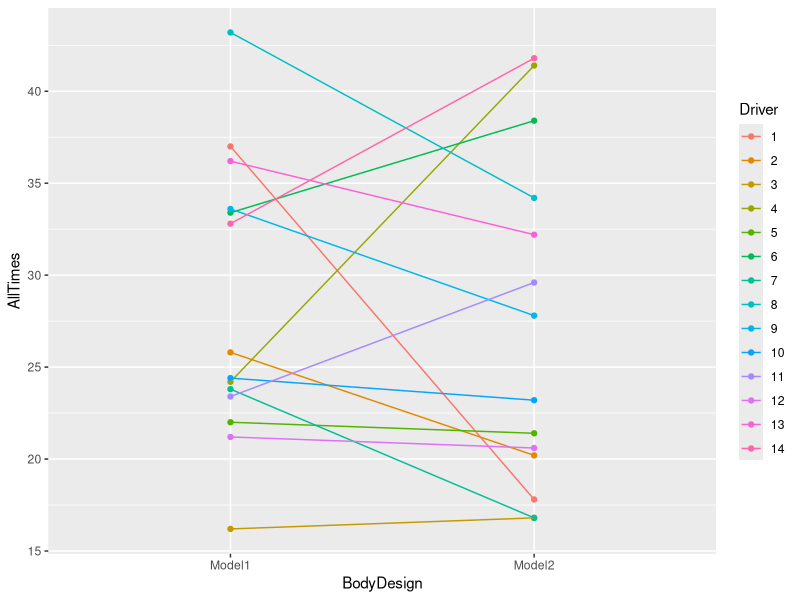
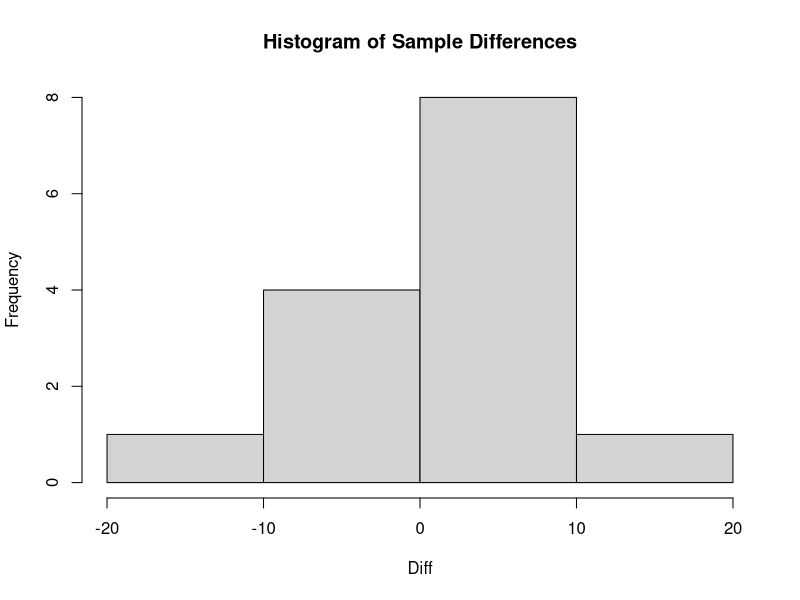
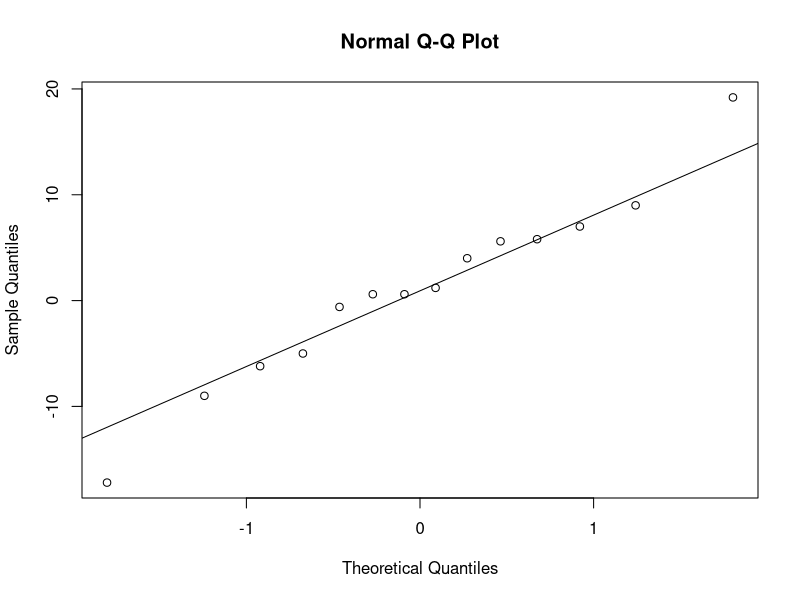

Write the R code that produced these figures, in order.
## ---- chunk 1
knitr::opts_chunk$set(echo = TRUE)
## ---- chunk 2
Model1=c(37.0, 25.8, 16.2, 24.2, 22.0, 33.4, 23.8, 43.2, 33.6, 24.4, 23.4, 21.2, 36.2, 32.8)
Model2=c(17.8, 20.2, 16.8, 41.4, 21.4, 38.4, 16.8, 34.2, 27.8, 23.2, 29.6, 20.6, 32.2, 41.8)
Driver=1:14

AllTimes<-c(Model1, Model2)
BodyDesign<-as.factor(c(rep("Model1", 14), rep("Model2", 14)))
Driver<-as.factor(rep(Driver,2))

Parking_data<-data.frame(AllTimes, BodyDesign, Driver)

require(ggplot2)
ggplot(data=Parking_data, aes(x=BodyDesign, y=AllTimes, color=Driver, group=Driver))+
  geom_point()+
  geom_line()

## ---- chunk 3
Diff = Model1-Model2
hist(Diff, main="Histogram of Sample Differences")
qqnorm(Diff); qqline(Diff)
## ---- chunk 4
mean(Diff)
sd(Diff)
length(Diff)
## ---- chunk 5
2*pt(0.4556385, 13, lower.tail = FALSE)
## ---- chunk 6
t.test(Model1, Model2, paired = TRUE, alternative = "two.sided", conf.level=0.99)
## ---- chunk 7
qt(0.995, 13, lower.tail=TRUE)
## ---- chunk 8
wilcox.test(Model1, Model2, alternative="two.sided", mu=0, paired = TRUE, conf.level = 0.99)
## ---- chunk 9
8.52/5.50
8.52/6.71
8.52/8.04

5.50/6.71
5.50/8.04

6.71/8.04
## ---- chunk 10
#between group
mu_all = (45.1*32 + 42.0*11 + 33.2*15 + 38.1*42)/100

(32*(45.1-mu_all)^2)+(11*(42.0-mu_all)^2)+(15*(33.2-mu_all)^2)+(42*(38.1-mu_all)^2)

1721.424/3

#within group
(31*8.52^2)+(10*5.50^2)+(14*6.71^2)+(41*8.04^2)

5833.445/96

#total
1721.424+5833.445
## ---- chunk 11
573.808/60.76505
pf(9.44306, 3, 96, lower.tail=FALSE)
